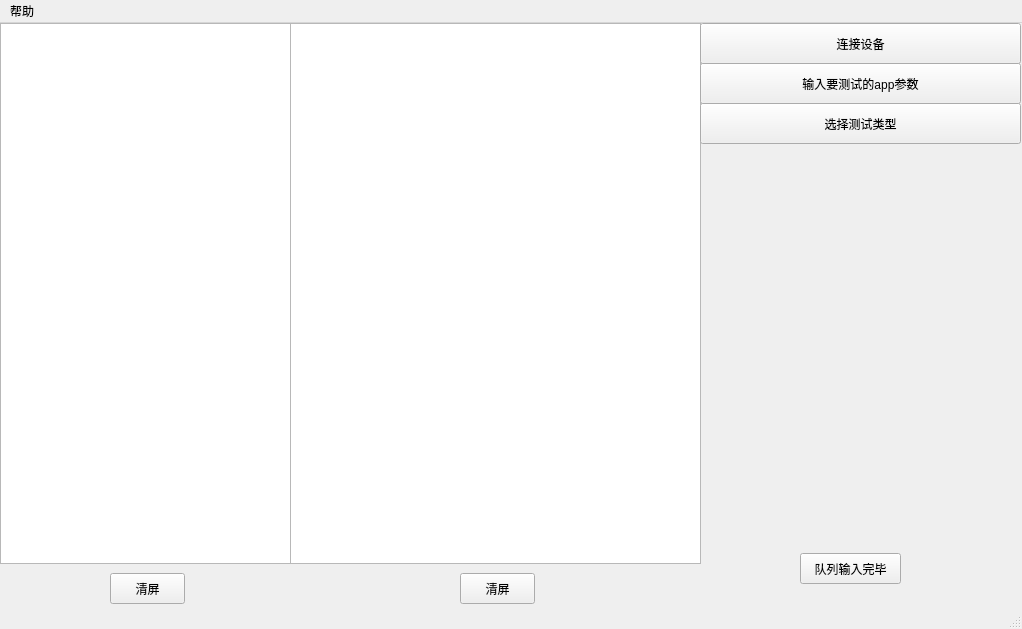
<?xml version="1.0" encoding="UTF-8"?>
<ui version="4.0">
 <class>MainWindow</class>
 <widget class="QMainWindow" name="MainWindow">
  <property name="geometry">
   <rect>
    <x>0</x>
    <y>0</y>
    <width>1022</width>
    <height>629</height>
   </rect>
  </property>
  <property name="windowTitle">
   <string>MainWindow</string>
  </property>
  <widget class="QWidget" name="centralwidget">
   <widget class="QPushButton" name="clearQueueButton">
    <property name="geometry">
     <rect>
      <x>110</x>
      <y>550</y>
      <width>75</width>
      <height>31</height>
     </rect>
    </property>
    <property name="text">
     <string>清屏</string>
    </property>
   </widget>
   <widget class="QListWidget" name="queueList">
    <property name="geometry">
     <rect>
      <x>0</x>
      <y>0</y>
      <width>291</width>
      <height>541</height>
     </rect>
    </property>
   </widget>
   <widget class="QListWidget" name="reportList">
    <property name="geometry">
     <rect>
      <x>290</x>
      <y>0</y>
      <width>411</width>
      <height>541</height>
     </rect>
    </property>
   </widget>
   <widget class="QPushButton" name="clearReportButton">
    <property name="geometry">
     <rect>
      <x>460</x>
      <y>550</y>
      <width>75</width>
      <height>31</height>
     </rect>
    </property>
    <property name="text">
     <string>清屏</string>
    </property>
   </widget>
   <widget class="QPushButton" name="connectDeviceButton">
    <property name="geometry">
     <rect>
      <x>700</x>
      <y>0</y>
      <width>321</width>
      <height>41</height>
     </rect>
    </property>
    <property name="text">
     <string>连接设备</string>
    </property>
   </widget>
   <widget class="QPushButton" name="InputAssignmentButton">
    <property name="geometry">
     <rect>
      <x>700</x>
      <y>40</y>
      <width>321</width>
      <height>41</height>
     </rect>
    </property>
    <property name="text">
     <string>输入要测试的app参数</string>
    </property>
   </widget>
   <widget class="QPushButton" name="chooseTypeButton">
    <property name="geometry">
     <rect>
      <x>700</x>
      <y>80</y>
      <width>321</width>
      <height>41</height>
     </rect>
    </property>
    <property name="text">
     <string>选择测试类型</string>
    </property>
   </widget>
   <widget class="QPushButton" name="finishInputButton">
    <property name="geometry">
     <rect>
      <x>800</x>
      <y>530</y>
      <width>101</width>
      <height>31</height>
     </rect>
    </property>
    <property name="text">
     <string>队列输入完毕</string>
    </property>
   </widget>
  </widget>
  <widget class="QMenuBar" name="menubar">
   <property name="geometry">
    <rect>
     <x>0</x>
     <y>0</y>
     <width>1022</width>
     <height>23</height>
    </rect>
   </property>
   <widget class="QMenu" name="menu">
    <property name="title">
     <string>帮助</string>
    </property>
   </widget>
   <addaction name="menu"/>
  </widget>
  <widget class="QStatusBar" name="statusbar"/>
 </widget>
 <resources/>
 <connections/>
</ui>
